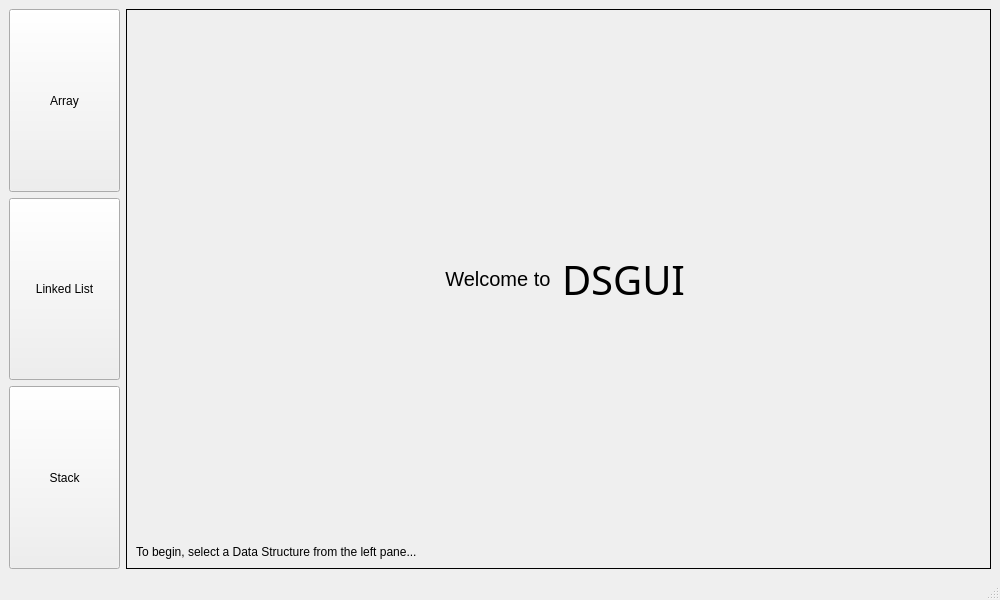
<?xml version="1.0" encoding="UTF-8"?>
<ui version="4.0">
 <class>MainWindow</class>
 <widget class="QMainWindow" name="MainWindow">
  <property name="geometry">
   <rect>
    <x>0</x>
    <y>0</y>
    <width>1000</width>
    <height>600</height>
   </rect>
  </property>
  <property name="sizePolicy">
   <sizepolicy hsizetype="MinimumExpanding" vsizetype="MinimumExpanding">
    <horstretch>0</horstretch>
    <verstretch>0</verstretch>
   </sizepolicy>
  </property>
  <property name="cursor">
   <cursorShape>ArrowCursor</cursorShape>
  </property>
  <property name="windowTitle">
   <string>DSGUI</string>
  </property>
  <widget class="QWidget" name="centralwidget">
   <layout class="QVBoxLayout" name="verticalLayout_3">
    <item>
     <layout class="QHBoxLayout" name="horizontalLayout">
      <item>
       <layout class="QVBoxLayout" name="buttonList" stretch="0,0,0">
        <property name="sizeConstraint">
         <enum>QLayout::SetMaximumSize</enum>
        </property>
        <item>
         <widget class="QPushButton" name="array_pbut">
          <property name="sizePolicy">
           <sizepolicy hsizetype="Minimum" vsizetype="MinimumExpanding">
            <horstretch>0</horstretch>
            <verstretch>0</verstretch>
           </sizepolicy>
          </property>
          <property name="minimumSize">
           <size>
            <width>111</width>
            <height>0</height>
           </size>
          </property>
          <property name="text">
           <string>Array</string>
          </property>
         </widget>
        </item>
        <item>
         <widget class="QPushButton" name="ll_pbut">
          <property name="sizePolicy">
           <sizepolicy hsizetype="Minimum" vsizetype="MinimumExpanding">
            <horstretch>0</horstretch>
            <verstretch>0</verstretch>
           </sizepolicy>
          </property>
          <property name="text">
           <string>Linked List</string>
          </property>
         </widget>
        </item>
        <item>
         <widget class="QPushButton" name="stack_pbut">
          <property name="sizePolicy">
           <sizepolicy hsizetype="Minimum" vsizetype="MinimumExpanding">
            <horstretch>0</horstretch>
            <verstretch>0</verstretch>
           </sizepolicy>
          </property>
          <property name="text">
           <string>Stack</string>
          </property>
         </widget>
        </item>
       </layout>
      </item>
      <item>
       <widget class="QFrame" name="frame">
        <property name="enabled">
         <bool>true</bool>
        </property>
        <property name="sizePolicy">
         <sizepolicy hsizetype="MinimumExpanding" vsizetype="MinimumExpanding">
          <horstretch>0</horstretch>
          <verstretch>0</verstretch>
         </sizepolicy>
        </property>
        <property name="frameShape">
         <enum>QFrame::Box</enum>
        </property>
        <property name="frameShadow">
         <enum>QFrame::Plain</enum>
        </property>
        <layout class="QVBoxLayout" name="verticalLayout_2">
         <item>
          <layout class="QVBoxLayout" name="verticalLayout">
           <item>
            <layout class="QHBoxLayout" name="horizontalLayout_2">
             <item>
              <widget class="QLabel" name="welcome">
               <property name="sizePolicy">
                <sizepolicy hsizetype="MinimumExpanding" vsizetype="Preferred">
                 <horstretch>0</horstretch>
                 <verstretch>0</verstretch>
                </sizepolicy>
               </property>
               <property name="font">
                <font>
                 <pointsize>15</pointsize>
                </font>
               </property>
               <property name="text">
                <string>&lt;html&gt;&lt;head/&gt;&lt;body&gt;&lt;p align=&quot;right&quot;&gt;Welcome to &lt;/p&gt;&lt;/body&gt;&lt;/html&gt;</string>
               </property>
               <property name="alignment">
                <set>Qt::AlignCenter</set>
               </property>
              </widget>
             </item>
             <item>
              <widget class="QLabel" name="label">
               <property name="sizePolicy">
                <sizepolicy hsizetype="MinimumExpanding" vsizetype="Preferred">
                 <horstretch>0</horstretch>
                 <verstretch>0</verstretch>
                </sizepolicy>
               </property>
               <property name="font">
                <font>
                 <family>Rockwell</family>
                 <pointsize>30</pointsize>
                </font>
               </property>
               <property name="text">
                <string>DSGUI</string>
               </property>
              </widget>
             </item>
            </layout>
           </item>
           <item>
            <widget class="QLabel" name="begin">
             <property name="sizePolicy">
              <sizepolicy hsizetype="Preferred" vsizetype="Maximum">
               <horstretch>0</horstretch>
               <verstretch>0</verstretch>
              </sizepolicy>
             </property>
             <property name="text">
              <string>To begin, select a Data Structure from the left pane...</string>
             </property>
            </widget>
           </item>
          </layout>
         </item>
        </layout>
       </widget>
      </item>
     </layout>
    </item>
   </layout>
  </widget>
  <widget class="QMenuBar" name="menubar">
   <property name="geometry">
    <rect>
     <x>0</x>
     <y>0</y>
     <width>1000</width>
     <height>20</height>
    </rect>
   </property>
  </widget>
  <widget class="QStatusBar" name="statusbar"/>
  <action name="actionReset">
   <property name="text">
    <string>Reset</string>
   </property>
  </action>
  <action name="actionExit">
   <property name="text">
    <string>Exit</string>
   </property>
  </action>
 </widget>
 <resources/>
 <connections/>
</ui>
